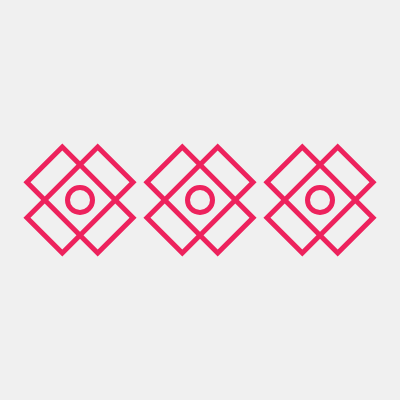
Frame 1 (no input)
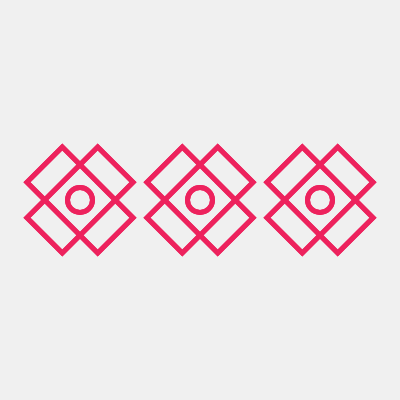
Frame 2 (the mouse pressed at the canvas centre, redrawn once)

The p5.js sketch that drew these frames (run headless with seeded random() and noise() and a simulated clock; the mouse was pressed at the canvas centre and the sketch redrawn once):

// p5.js sketch
// ── sketch.js
function setup() {
  createCanvas(400, 400);
  background(240);
  
  noFill();
  stroke(237, 34, 93);
  strokeWeight(5);
  
  rectMode(CENTER);
  
  noLoop();
}

function draw() {
  for (let i = 0; i < 3; i++) {
    let xPos = 80 + i * 120;
    drawShape(xPos, height/2);
  }
}

function drawShape(x, y) {
  push();
  translate(x, y);
  rotate(TWO_PI * 1/8);
  rect(0, 0, 100, 50);
  rotate(TWO_PI * 2/8);
  rect(0, 0, 100, 50);
  ellipse(0, 0, 25, 25);
  pop();
}
